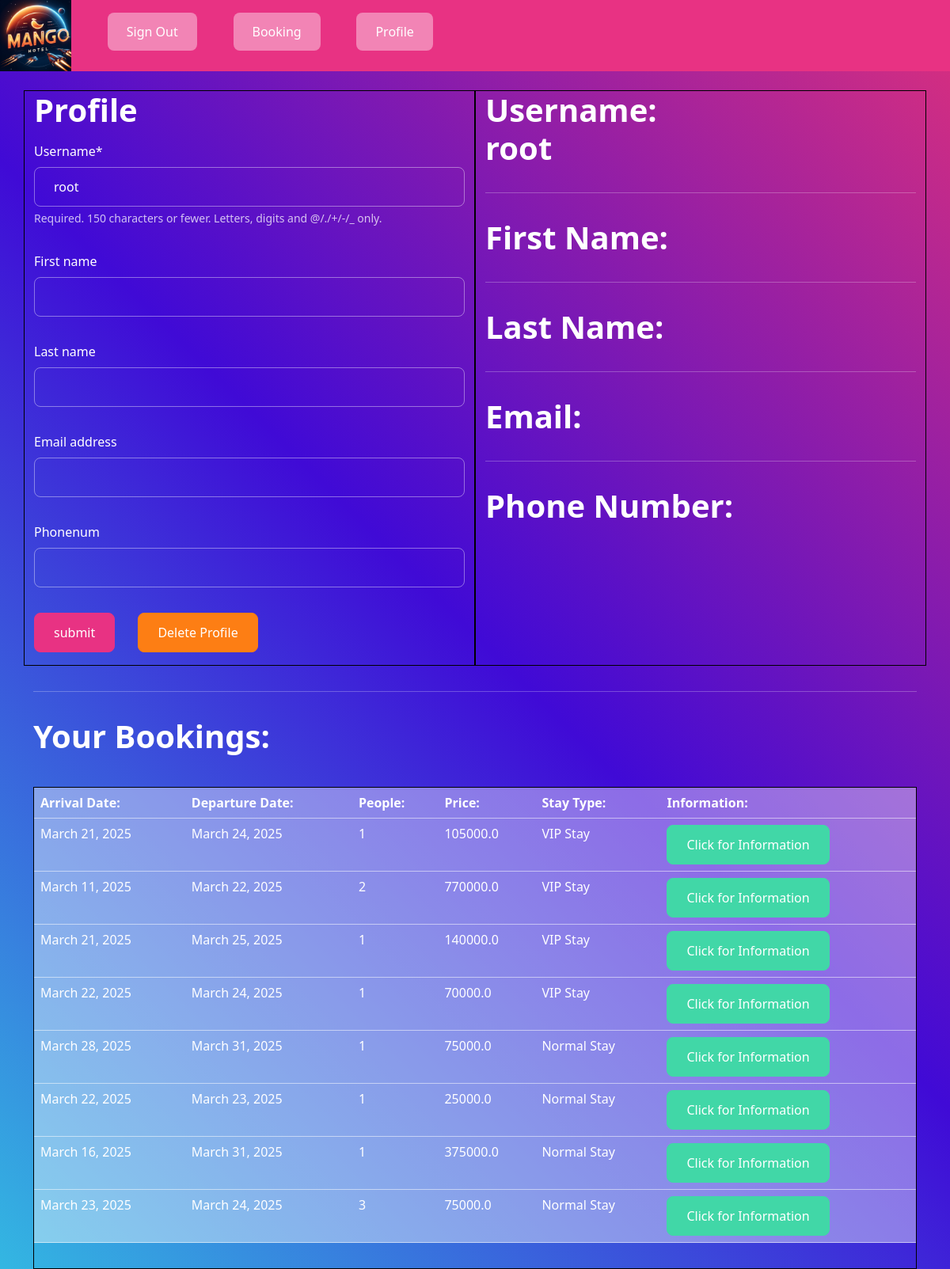
The page /profile (signed in) on the database its author committed.
### website/models.py (models this page shows)
class HotelUser(AbstractUser):
    phonenum = models.CharField(max_length=14, blank=True)

class Booking(models.Model):
    booking_id = models.AutoField(primary_key=True, editable=False)
    booking_user_id = models.ForeignKey(HotelUser, on_delete=models.CASCADE)
    booking_VIP_status = models.CharField(default = "", max_length=10)
    booking_startdate = models.DateField()
    booking_enddate = models.DateField()
    booking_people = models.IntegerField(default=0)
    booking_cost = models.FloatField(default=0)
    booking_flight = models.CharField(max_length=20, default=0)

### website/views.py (the view)
# urls.py: path("profile", views.profile, name="profile"),
@login_required(login_url='login')
def profile(request):
    tablestuff = Booking.objects.filter(booking_user_id_id=request.user)
    profiletable = request.user
    form = ProfileForm(instance=request.user)
    if request.method == "POST":
        form = ProfileForm(request.POST, instance=request.user)
        if form.is_valid():
            form.save()
    context = {'profileform': form,
               'profiledb': profiletable,
               'records': tablestuff}
    return render(request, 'pages/profile.html', context = context)

### website/forms.py
class ProfileForm(forms.ModelForm):
    class Meta:
        model = HotelUser
        fields = ['username', 'first_name','last_name','email', 'phonenum']

### website/templates/pages/profile.html (shortened to what this page needs)
{% extends 'pages/base.html' %}
{% load crispy_forms_tags %}
{% block content %}
<br>
<div class="row">
    <div class="col profileform1">
        <h1> Profile </h1>
<form method = "POST" autocomplete = "on">
    {{profileform|crispy}}
    <button type="submit" class="btn btn-primary"> submit </button>
    <a class="btn btn-danger" href="{% url 'login' %}"> Delete Profile </a>
</form>
    </div>
<div class="col profileform1">
<h1>Username: <br>
    <strong> {{profiledb.username}} </h1>
<hr>
<h1>First Name: <br>
    {{profiledb.first_name}} </h1>
<hr>
<h1>Last Name: <br>
    {{profiledb.last_name}} </h1>
<hr>
<h1>Email: <br>
    {{profiledb.email}} </h1>
<hr>
<h1>Phone Number: <br>
    {{profiledb.phonenum}} </h1>
</div>
</div>
<hr>
<h1> Your Bookings: </h1>
<br>
<div class="tablebottom">
<table class="table table-hover">
    <thead class="table-secondary">
        <th scope="col"> Arrival Date: </th>
        <th scope="col"> Departure Date: </th>
        <th scope="col"> People: </th>
        <th scope="col"> Price: </th>
        <th scope="col"> Stay Type: </th>
        <th scope="col"> Information: </th>
    </thead>
    <tbody class="table-secondary">
        {% if records %}
        {% for record in records %}
        <tr>
            <td scope="row"> {{record.booking_startdate}} </td>
            <td> {{record.booking_enddate}} </td>
            <td> {{record.booking_people}} </td>
            <td> {{record.booking_cost}} </td>
            <td> {{record.booking_VIP_status}}</td>
            <td> <a class="btn btn-success" href="{% url 'info' record.booking_id %}?arrival={{ record.booking_startdate}}&VIPstatus={{record.booking_VIP_status}}">Click for Information</a> </td>
        </tr>
            {% endfor %}
        {% endif %}
    </tbody>
</table>
</div>
{% endblock %}

### website/templates/pages/base.html (shortened to what this page needs)
{% load static %}
<head>
    <link rel="stylesheet" href="{% static 'css/styles.css' %}">
    <link rel="stylesheet" href="{% static 'css/Bootstrap.css' %}">
    <link rel="stylesheet" href="{% static 'css/Bootswatch.css'%}">
</head>
<body>
    {% include 'pages/navbar.html' %}
    {% block main_container %}
    <div class="container">
    {% block content %}
    {% endblock %}
    </div>
    {% endblock %}
</body>

### website/templates/pages/navbar.html (shortened to what this page needs)
{% load static %}
{% block content %}
<nav class="navbar navbar-expand-sm bg-primary">
    <ul class="navbar-nav">
    <div class="logo-div">
      <a href="{% url '' %}">
      <img src="{% static 'Imagery/Logo.webp' %}">
    </a>
  </div>
  {% if user.is_authenticated %}
      <a href = "{% url 'logout' %}">
        <button class="btn btn-secondary mt-2 "> Sign Out </button>
      </a>
      {% endif %}
      <a href = "{% url 'booking' %}">
        <button class="btn btn-secondary mt-2 "> Booking </button>
      </a>
      <a href = "{% url 'profile' %}">
        <button class="btn btn-secondary mt-2 ml-auto"> Profile </button>
      </a>
    </ul>
  </nav>
  {% endblock %}

### static/css/styles.css (style rules this page uses)
body { background-image: linear-gradient(45deg, #33b7e2, #400ad6, #dc307c) !important }
.navbar { height:90px; }
.logo-div { height:90px; width:90px; }
.logo-div img { width:100%; height:100%; }
.profileform1 { border:1px solid black; }
.tablebottom { border:1px solid black; }

### rows shown on the page
HotelUser: username "root"
Booking: booking_startdate "March 21, 2025", booking_enddate "March 24, 2025", booking_people "1", booking_cost "105000.0", booking_VIP_status "VIP Stay"
Booking: booking_startdate "March 11, 2025", booking_enddate "March 22, 2025", booking_people "2", booking_cost "770000.0", booking_VIP_status "VIP Stay"
Booking: booking_startdate "March 21, 2025", booking_enddate "March 25, 2025", booking_people "1", booking_cost "140000.0", booking_VIP_status "VIP Stay"
Booking: booking_startdate "March 22, 2025", booking_enddate "March 24, 2025", booking_people "1", booking_cost "70000.0", booking_VIP_status "VIP Stay"
Booking: booking_startdate "March 28, 2025", booking_enddate "March 31, 2025", booking_people "1", booking_cost "75000.0", booking_VIP_status "Normal Stay"
Booking: booking_startdate "March 22, 2025", booking_enddate "March 23, 2025", booking_people "1", booking_cost "25000.0", booking_VIP_status "Normal Stay"
Booking: booking_startdate "March 16, 2025", booking_enddate "March 31, 2025", booking_people "1", booking_cost "375000.0", booking_VIP_status "Normal Stay"
Booking: booking_startdate "March 23, 2025", booking_enddate "March 24, 2025", booking_people "3", booking_cost "75000.0", booking_VIP_status "Normal Stay"
